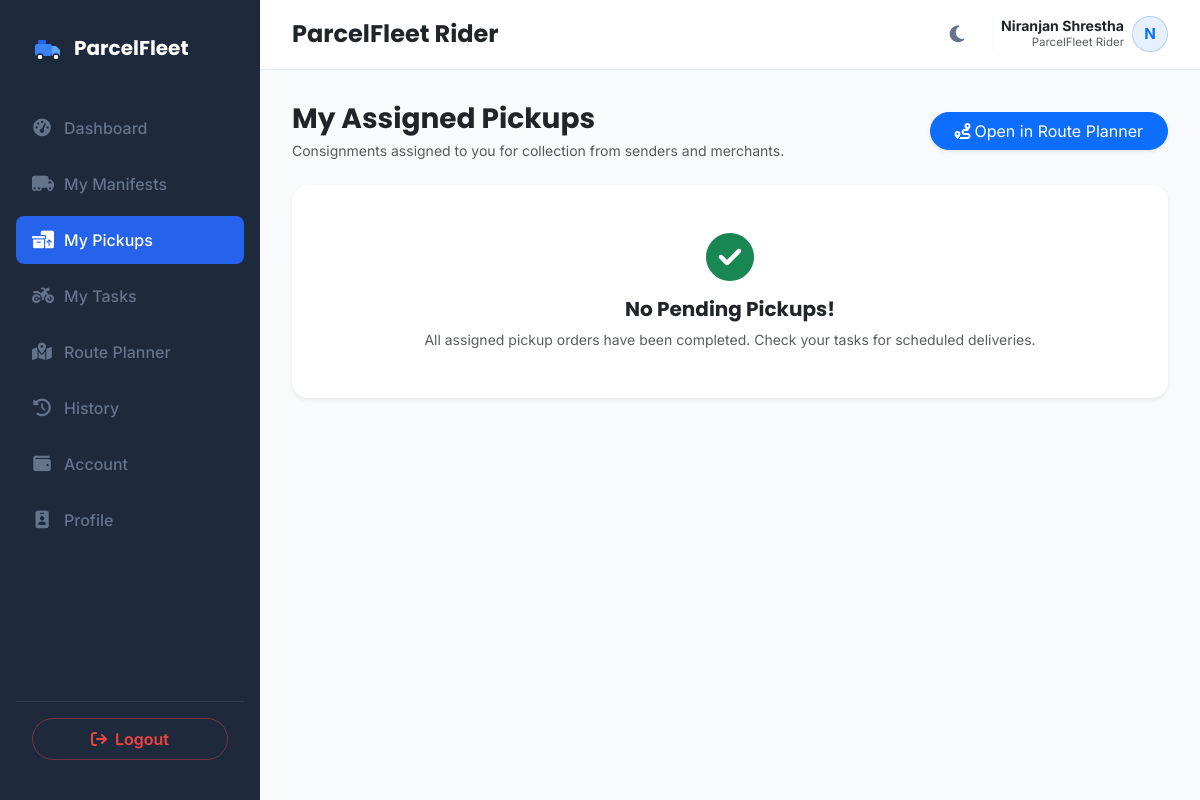
The page /driver/pickups (signed in) on the database as committed earlier.
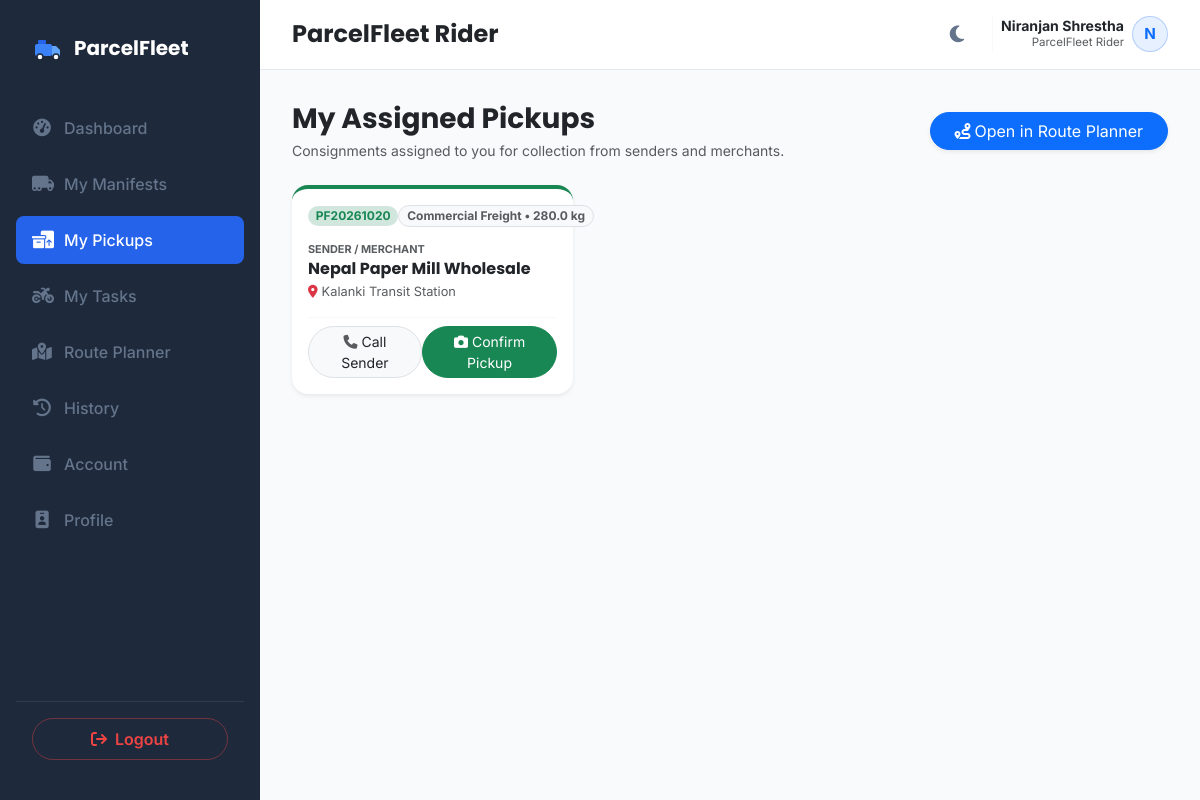
The same page on the database as committed later.
### models.py (models this page shows, shortened)
class Parcel(db.Model):
    __tablename__ = 'parcels'
    id = db.Column(db.Integer, primary_key=True)
    tracking_id = db.Column(db.String(50), unique=True, nullable=False)
    sender_name = db.Column(db.String(100), nullable=False)
    sender_phone = db.Column(db.String(20), nullable=False)
    receiver_name = db.Column(db.String(100), nullable=False)
    receiver_phone = db.Column(db.String(20), nullable=False)
    pickup_address = db.Column(db.String(100), nullable=False)
    delivery_address = db.Column(db.String(100), nullable=False)
    pickup_hub = db.Column(db.String(100), nullable=True)
    delivery_hub = db.Column(db.String(100), nullable=True)
    pickup_latitude = db.Column(db.Float, nullable=False, default=27.7154)
    pickup_longitude = db.Column(db.Float, nullable=False, default=85.3123)
    delivery_latitude = db.Column(db.Float, nullable=False, default=27.6915)
    delivery_longitude = db.Column(db.Float, nullable=False, default=85.3331)
    parcel_type = db.Column(db.String(50), nullable=False)
    weight = db.Column(db.Float, nullable=False)
    length = db.Column(db.Float, nullable=False, default=10.0)
    width = db.Column(db.Float, nullable=False, default=10.0)
    height = db.Column(db.Float, nullable=False, default=10.0)
    status = db.Column(db.String(30), default='Pending')  # 'Pending', 'Assigned', 'Manifested', 'Picked Up', 'In Transit', 'Out For Delivery', 'Delivered', 'Failed Delivery', 'Returned', 'Cancelled'
    delivery_charge = db.Column(db.Float, nullable=False, default=0.0)
    payment_status = db.Column(db.String(20), default='Pending')  # 'Pending', 'Paid', 'COD'
    assigned_driver_id = db.Column(db.Integer, db.ForeignKey('drivers.id'), nullable=True)
    service_type = db.Column(db.String(50), nullable=False, default='Standard')  # 'Standard', 'Express', 'Air', 'Surface'
    cod_amount = db.Column(db.Float, default=0.0)
    customer_id = db.Column(db.Integer, db.ForeignKey('customer_profiles.id'), nullable=True)
    hub_id = db.Column(db.Integer, db.ForeignKey('hubs.id'), nullable=True)
    merchandise_id = db.Column(db.Integer, db.ForeignKey('merchandise.id'), nullable=True)
    manifest_id = db.Column(db.Integer, db.ForeignKey('manifests.id'), nullable=True)
    expected_delivery_date = db.Column(db.DateTime, nullable=True)
    pickup_image = db.Column(db.String(255), nullable=True)
    delivery_image = db.Column(db.String(255), nullable=True)
    delivery_attempts = db.Column(db.Integer, default=0)
    failed_reason = db.Column(db.String(255), nullable=True)
    special_tags = db.Column(db.String(255), nullable=True)
    created_at = db.Column(db.DateTime, default=datetime.utcnow)
    delivered_at = db.Column(db.DateTime, nullable=True)
    delivery_notes = db.Column(db.Text, nullable=True)
    customer_signature = db.Column(db.Text, nullable=True)
    manifest = db.relationship('Manifest', foreign_keys=[manifest_id])
    history = db.relationship('TrackingHistory', backref='parcel', cascade="all, delete-orphan", order_by="TrackingHistory.timestamp.asc()")
    notifications = db.relationship('NotificationLog', backref='parcel', cascade="all, delete-orphan", order_by="NotificationLog.timestamp.asc()")

### app.py (the view)
@app.route('/driver/pickups')
@login_required
def driver_pickups():
    if current_user.role != 'driver':
        return redirect(url_for('index'))
    driver = Driver.query.filter_by(user_id=current_user.id).first_or_404()
    pickups = [p for p in get_driver_active_parcels(driver.id) if p.status == 'Assigned']
    return render_template(
        'driver_pickups.html',
        active_page='driver_pickups',
        driver=driver,
        pickups=pickups
    )

### app.py (called while the page is built)
@login_manager.user_loader
def load_user(user_id):
    return User.query.get(int(user_id))

def get_driver_active_parcels(driver_id):
    direct = Parcel.query.filter_by(assigned_driver_id=driver_id).filter(
        Parcel.status.notin_(['Delivered', 'Cancelled'])
    ).all()
    manifest_p = Parcel.query.join(ManifestItem, ManifestItem.parcel_id == Parcel.id)\
        .join(Manifest, Manifest.id == ManifestItem.manifest_id)\
        .filter(Manifest.assigned_driver_id == driver_id)\
        .filter(Manifest.manifest_status != 'Completed')\
        .filter(Parcel.status.notin_(['Delivered', 'Cancelled'])).all()
    seen = {p.id: p for p in (direct + manifest_p)}
    res = list(seen.values())
    res.sort(key=lambda x: (0 if x.status == 'Assigned' else 1, x.id))
    return res

### templates/driver_pickups.html (shortened to what this page needs)
{% extends "base.html" %}
{% block content %}
<div class="container-fluid px-0">
    <div class="d-flex flex-wrap justify-content-between align-items-center gap-3 mb-4">
        <div>
            <h3 class="fw-bold text-dark mb-1">My Assigned Pickups</h3>
            <p class="text-muted small mb-0">Consignments assigned to you for collection from senders and merchants.</p>
        </div>
        <a href="{{ url_for('driver_route_planner') }}" class="btn btn-primary rounded-pill px-4 shadow-sm">
            <i class="fa-solid fa-route me-1"></i>Open in Route Planner
        </a>
    </div>
    {% if not pickups %}
    <div class="card border-0 shadow-sm rounded-4 p-5 text-center bg-white">
        <i class="fa-solid fa-circle-check text-success fa-3x mb-3"></i>
        <h5 class="fw-bold text-dark">No Pending Pickups!</h5>
        <p class="text-muted small mb-0">All assigned pickup orders have been completed. Check your tasks for scheduled deliveries.</p>
    </div>
    {% else %}
    <div class="row g-3">
        {% for p in pickups %}
        <div class="col-12 col-md-6 col-xl-4">
            <div class="card border-0 shadow-sm rounded-4 p-3 h-100 bg-white border-top border-4 border-success">
                <div class="d-flex justify-content-between align-items-center mb-2">
                    <span class="badge bg-success-subtle text-success rounded-pill fw-bold">{{ p.tracking_id }}</span>
                    <span class="badge bg-light text-muted border rounded-pill">{{ p.parcel_type }} &bull; {{ p.weight }} kg</span>
                </div>
                <div class="mb-3">
                    <span class="text-muted small text-uppercase fw-bold" style="font-size: 0.68rem;">Sender / Merchant</span>
                    <h6 class="fw-bold text-dark mb-1">{{ p.sender_name }}</h6>
                    <p class="text-muted small mb-0 d-flex align-items-start gap-1" style="font-size: 0.8rem;">
                        <i class="fa-solid fa-location-dot text-danger mt-1"></i>
                        <span>{{ p.pickup_address }}</span>
                    </p>
                </div>
                <div class="d-flex justify-content-between align-items-center pt-2 border-top border-light mt-auto">
                    <a href="tel:{{ p.sender_phone }}" class="btn btn-sm btn-light border rounded-pill px-3 text-dark">
                        <i class="fa-solid fa-phone text-muted me-1"></i>Call Sender
                    </a>
                    <button type="button" class="btn btn-sm btn-success rounded-pill px-3" data-bs-toggle="modal" data-bs-target="#pickupModal{{ p.id }}">
                        <i class="fa-solid fa-camera me-1"></i>Confirm Pickup
                    </button>
                </div>
            </div>
        </div>
        {% endfor %}
    </div>
    {% endif %}
</div>
{% endblock %}

Rows that differ between the two databases and show on the page:
now on this page (row edited): Parcel: tracking_id "PF20261020", parcel_type "Commercial Freight", weight "280.0", sender_name "Nepal Paper Mill Wholesale", pickup_address "Kalanki Transit Station"
Other text that changed with them:
text no longer shown: "No Pending Pickups! All assigned pickup orders have been completed. Check your tasks for scheduled deliveries."
